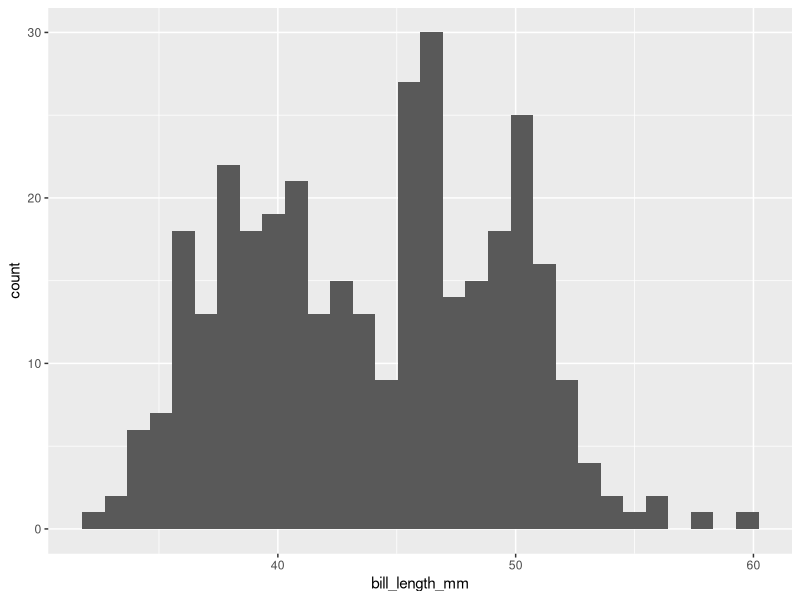
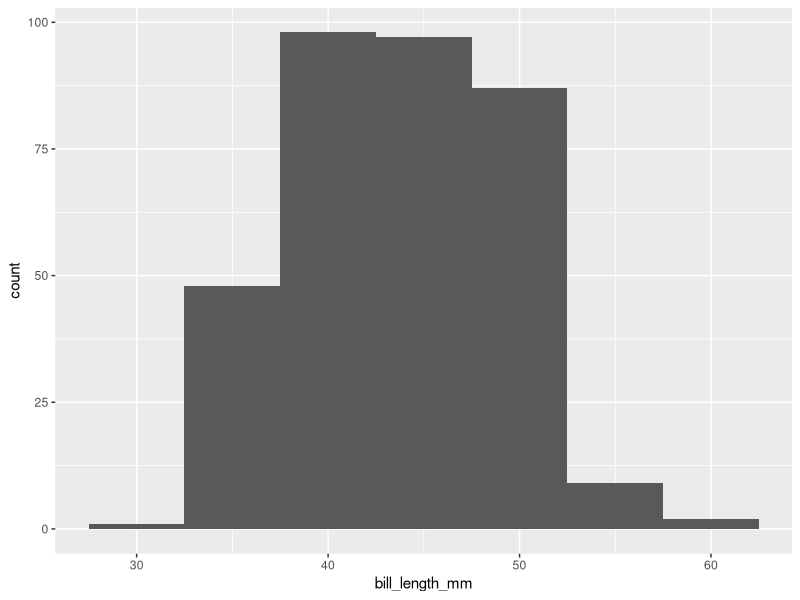
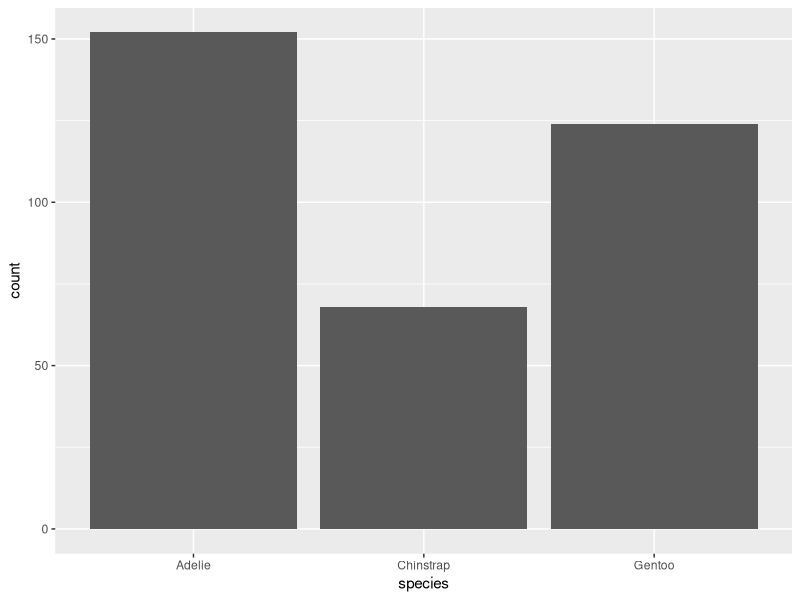
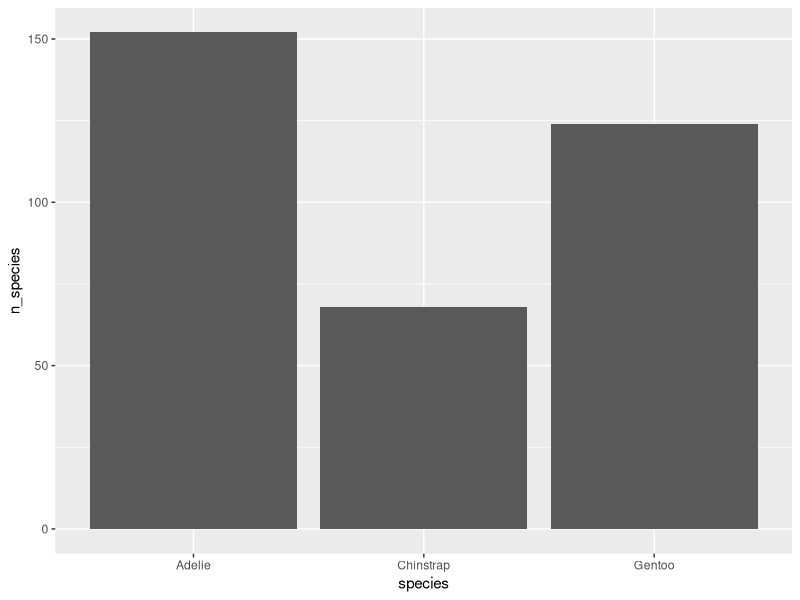
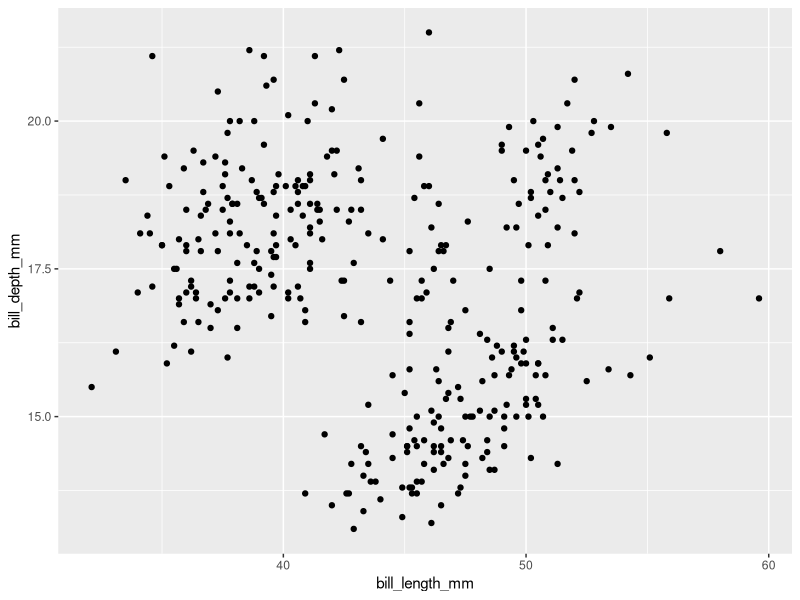
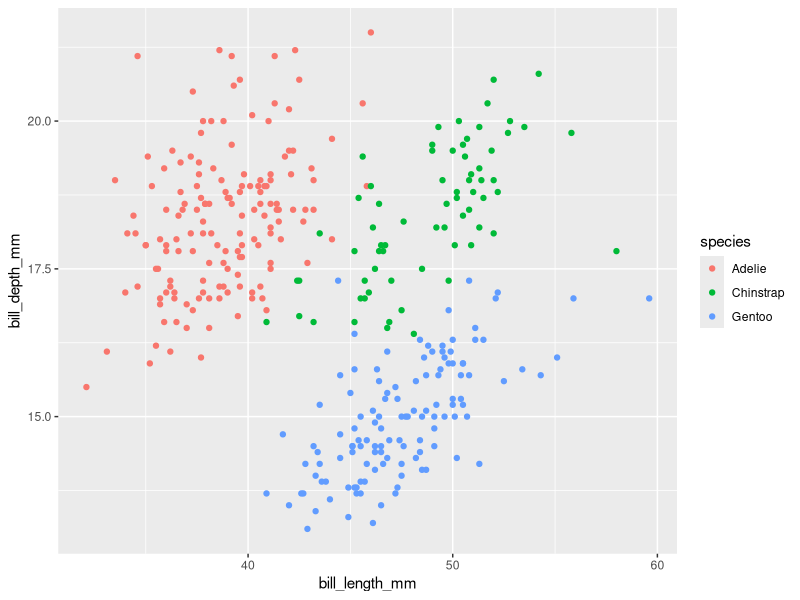
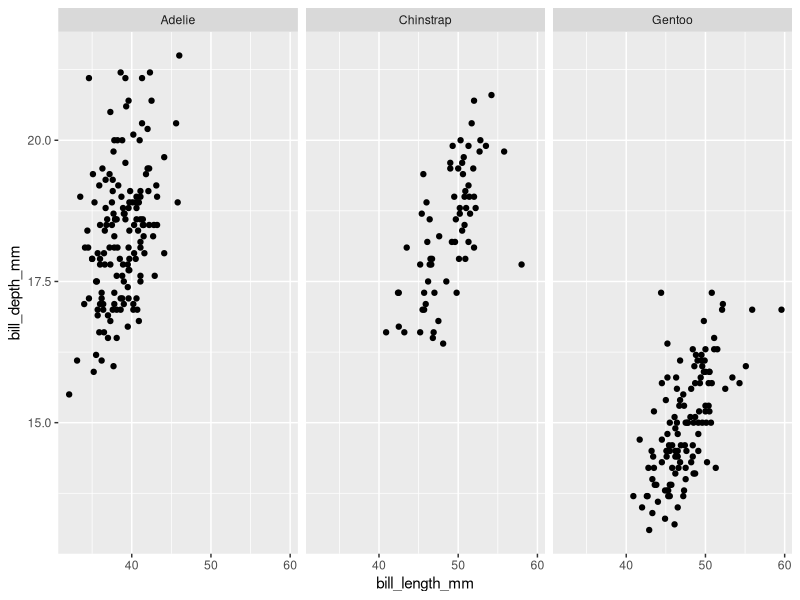
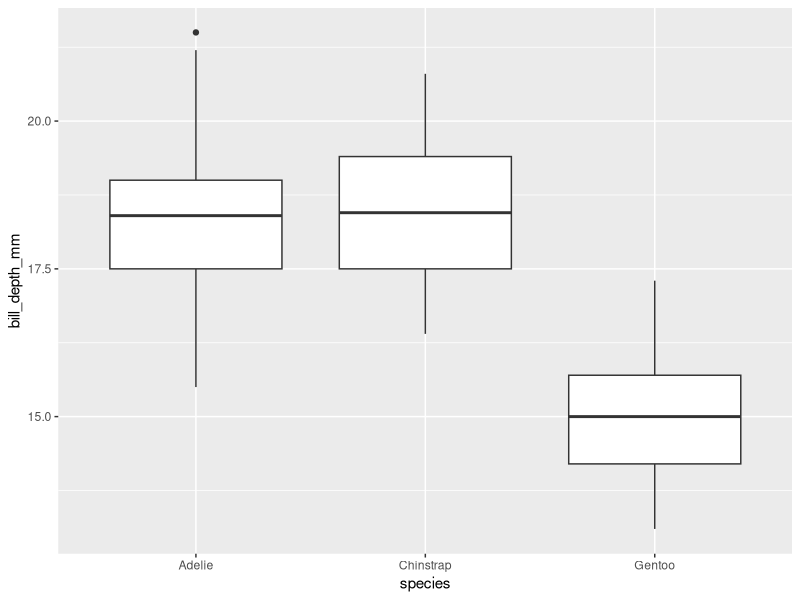

Reproduce these figures in R, in order.
## ---- chunk 1
library(tidyverse)
library(palmerpenguins)
## ---- chunk 2
ggplot(penguins) + 
  aes(x = bill_length_mm) + 
  geom_histogram()
## ---- chunk 3
ggplot(penguins) + aes(x = bill_length_mm) + geom_histogram(binwidth = 5) 
## ---- chunk 4
ggplot(penguins) + aes(x = species) + geom_bar()
## ---- chunk 5
penguins_grouped = group_by(penguins, species)
penguins_summary = summarise(penguins_grouped, n_species = n())
penguins_summary
## ---- chunk 6
ggplot(penguins_summary) + aes(x = species, y = n_species) + geom_bar(stat = "identity")
## ---- chunk 7
ggplot(penguins) + aes(x = bill_length_mm, y = bill_depth_mm) + geom_point()
## ---- chunk 8
ggplot(penguins) + aes(x = bill_length_mm, y = bill_depth_mm, color = species) + geom_point()
## ---- chunk 9
ggplot(penguins) + aes(x = bill_length_mm, y = bill_depth_mm) + geom_point() + facet_wrap(~species)
## ---- chunk 10
ggplot(penguins) + aes(x = species, y = bill_depth_mm) + geom_boxplot()
## ---- chunk 11
ggplot(penguins) + aes(x = species, y = bill_depth_mm, color = island) + geom_boxplot()
## ---- chunk 12
ggplot(data = penguins) + geom_point(mapping = aes(x = bill_length_mm, y = bill_depth_mm, color = species)) + labs(x = "Bill Length", y = "Bill Depth", title = "Comparison of penguin bill length and bill depth across species") + scale_x_continuous(limits = c(30, 60))
